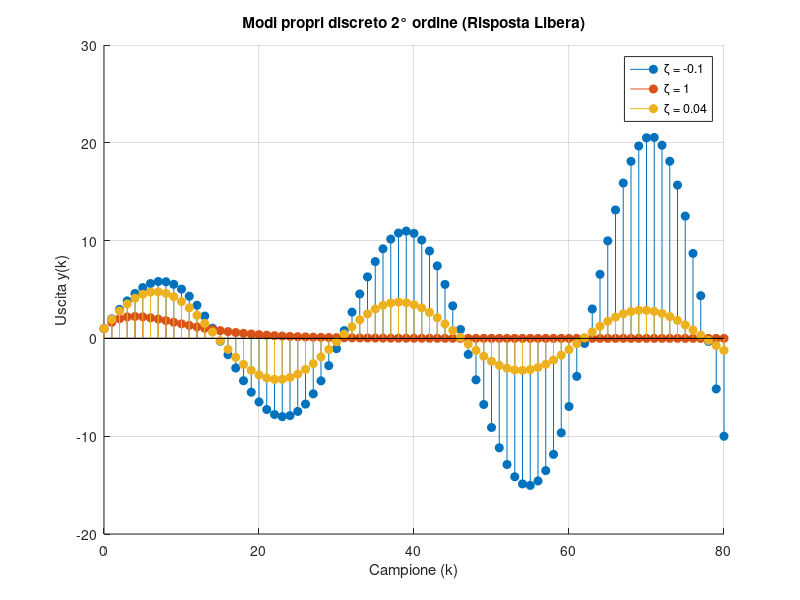

Here is the MATLAB script that generated this plot:
% Risposta libera 2° ordine nel tempo discreto
clear; clc; close all;

Ts = 0.1;           % Tempo di campionamento
k = 0:80;           % Campioni
zetas = [-0.1 1 0.04]; 
wn = 2;

figure; hold on; grid on;

for z = zetas
    % Sistema continuo -> discreto
    sys_c = tf(wn^2, [1, 2*z*wn, wn^2]);
    sys_d = c2d(sys_c, Ts);
    
    % Convertiamo in spazio di stato per gestire le condizioni iniziali
    sys_ss = ss(sys_d);
    
    % Condizione iniziale: spostamento unitario [0; 1]
    [y, t_out] = initial(sys_ss, [0; 1], k*Ts);
    
    stem(k, y, 'filled', 'DisplayName', ['\zeta = ', num2str(z)]);
end

xlabel('Campione (k)');
ylabel('Uscita y(k)');
title('Modi propri discreto 2° ordine (Risposta Libera)');
legend;
